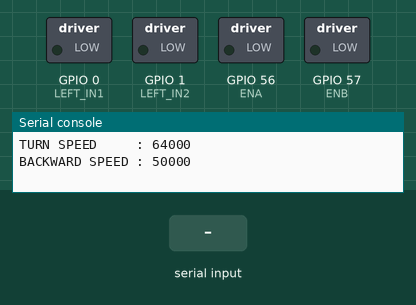
A program run on a simulated ESP32 board running MicroPython. Parts: switched loads named in the program (green lamp = pin HIGH), the last lines printed to the serial console. The test bench sets the inputs (shaded band).

Above: at 1.2 s.
1.3 s: "F" received over the second serial link
At 2.5 s:
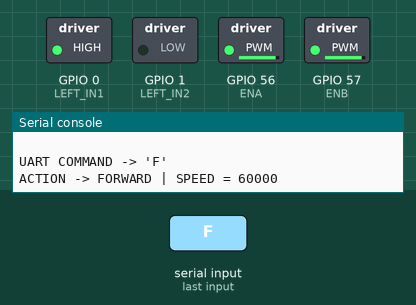
2.8 s: "B" received over the second serial link
At 4.0 s:
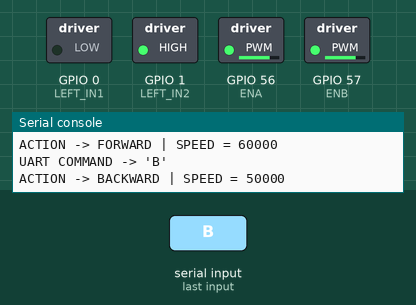
4.3 s: "L" received over the second serial link
At 5.0 s:
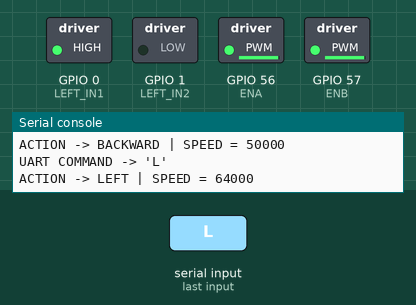
5.8 s: "R" received over the second serial link
At 6.3 s:
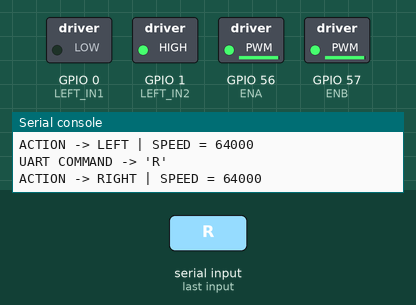
Timing chart, 0 to 8.3 s (numbered marks = the images above; inputs shaded):
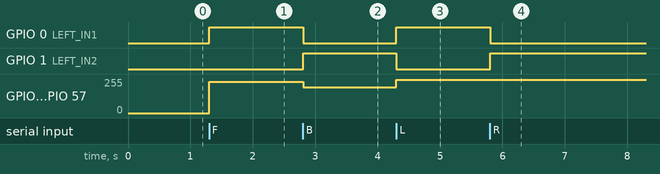

Measured:
- after the input at 1.3 s, GPIO 0 (LEFT_IN1): LOW → HIGH at once; GPIO 56 (ENA), GPIO 57 (ENB): 0/255 → 233/255 at once
- after the input at 2.8 s, GPIO 0 (LEFT_IN1): HIGH → LOW at once; GPIO 1 (LEFT_IN2): LOW → HIGH at once; GPIO 56 (ENA), GPIO 57 (ENB): 233/255 → 195/255 at once
- after the input at 4.3 s, GPIO 0 (LEFT_IN1): LOW → HIGH at once; GPIO 1 (LEFT_IN2): HIGH → LOW at once; GPIO 56 (ENA), GPIO 57 (ENB): 195/255 → 249/255 at once
- after the input at 5.8 s, GPIO 0 (LEFT_IN1): HIGH → LOW at once; GPIO 1 (LEFT_IN2): LOW → HIGH at once

The program:

PYTHON_CAR.py
```python
from machine import UART, Pin, PWM
import time


# ============================================================
# UART1 - ESP32 COMMUNICATION
# ============================================================

# STM32H563 MicroPython build uses the predefined UART1 pins.
#
# UART1:
# PA9  -> TX
# PA10 -> RX
#
# ESP32 TX must connect to STM32 PA10
# ESP32 RX must connect to STM32 PA9

uart = UART(1, 115200)

print()
print("========================================")
print("   STM32H563 CAR CONTROLLER")
print("========================================")
print("UART1 : 115200 baud")
print("TX    : PA9")
print("RX    : PA10")
print("========================================")


# ============================================================
# MOTOR DRIVER
# ============================================================

# ENA / ENB
# These are PWM pins.

ENA = PWM(Pin('A6'))
ENB = PWM(Pin('A7'))

# PWM frequency
ENA.freq(1000)
ENB.freq(1000)


# ============================================================
# MOTOR DIRECTION PINS
# ============================================================

# LEFT MOTOR
LEFT_IN1 = Pin('B0', Pin.OUT)
LEFT_IN2 = Pin('B1', Pin.OUT)

# RIGHT MOTOR
RIGHT_IN1 = Pin('C0', Pin.OUT)
RIGHT_IN2 = Pin('C1', Pin.OUT)


# ============================================================
# MOTOR SPEED
# ============================================================

# duty_u16 range:
#
# 0     = 0%
# 32768 = 50%
# 65535 = 100%
#
# ------------------------------------------------------------
# STRAIGHT SPEED
# ------------------------------------------------------------

STRAIGHT_SPEED = 60000
# Approximately 91.6%


# ------------------------------------------------------------
# TURNING SPEED
# ------------------------------------------------------------

TURN_SPEED = 64000
# Approximately 95.0%


# ------------------------------------------------------------
# BACKWARD SPEED
# ------------------------------------------------------------

BACKWARD_SPEED = 50000
# Approximately 76.3%


# ============================================================
# PWM SPEED FUNCTION
# ============================================================

def set_speed(speed):

    if speed < 0:
        speed = 0

    if speed > 65535:
        speed = 65535

    ENA.duty_u16(speed)
    ENB.duty_u16(speed)


# ============================================================
# STOP CAR
# ============================================================

def stop_car():

    # Stop PWM
    ENA.duty_u16(0)
    ENB.duty_u16(0)

    # Stop left motor
    LEFT_IN1.value(0)
    LEFT_IN2.value(0)

    # Stop right motor
    RIGHT_IN1.value(0)
    RIGHT_IN2.value(0)

    print("ACTION -> STOP")


# ============================================================
# FORWARD
# ============================================================

def move_forward():

    # Left motor forward
    LEFT_IN1.value(1)
    LEFT_IN2.value(0)

    # Right motor forward
    RIGHT_IN1.value(1)
    RIGHT_IN2.value(0)

    # STRAIGHT SPEED
    set_speed(STRAIGHT_SPEED)

    print(
        "ACTION -> FORWARD | SPEED =",
        STRAIGHT_SPEED
    )


# ============================================================
# BACKWARD
# ============================================================

def move_backward():

    # Left motor backward
    LEFT_IN1.value(0)
    LEFT_IN2.value(1)

    # Right motor backward
    RIGHT_IN1.value(0)
    RIGHT_IN2.value(1)

    # BACKWARD SPEED
    set_speed(BACKWARD_SPEED)

    print(
        "ACTION -> BACKWARD | SPEED =",
        BACKWARD_SPEED
    )


# ============================================================
# TURN LEFT
# ============================================================

def turn_left():

    # Left motor backward
    LEFT_IN1.value(0)
    LEFT_IN2.value(1)

    # Right motor forward
    RIGHT_IN1.value(1)
    RIGHT_IN2.value(0)

    # TURN SPEED
    set_speed(TURN_SPEED)

    print(
        "ACTION -> LEFT | SPEED =",
        TURN_SPEED
    )


# ============================================================
# TURN RIGHT
# ============================================================

def turn_right():

    # Left motor forward
    LEFT_IN1.value(1)
    LEFT_IN2.value(0)

    # Right motor backward
    RIGHT_IN1.value(0)
    RIGHT_IN2.value(1)

    # TURN SPEED
    set_speed(TURN_SPEED)

    print(
        "ACTION -> RIGHT | SPEED =",
        TURN_SPEED
    )


# ============================================================
# SAFE STARTUP
# ============================================================

stop_car()

print("CAR READY")
print("Waiting for commands...")
print()
print("F = Forward")
print("B = Backward")
print("L = Left")
print("R = Right")
print("S = Stop")
print()
print("STRAIGHT SPEED :", STRAIGHT_SPEED)
print("TURN SPEED     :", TURN_SPEED)
print("BACKWARD SPEED :", BACKWARD_SPEED)
print()


# ============================================================
# MAIN CONTROL LOOP
# ============================================================

try:

    while True:

        # Check if ESP32 sent something
        if uart.any():

            data = uart.read(1)

            if data:

                try:
                    command = data.decode('utf-8').upper()

                except:
                    command = ''

                if command:

                    print(
                        "UART COMMAND ->",
                        repr(command)
                    )


                    # ----------------------------------------
                    # FORWARD
                    # ----------------------------------------

                    if command == 'F':

                        move_forward()


                    # ----------------------------------------
                    # BACKWARD
                    # ----------------------------------------

                    elif command == 'B':

                        move_backward()


                    # ----------------------------------------
                    # LEFT
                    # ----------------------------------------

                    elif command == 'L':

                        turn_left()


                    # ----------------------------------------
                    # RIGHT
                    # ----------------------------------------

                    elif command == 'R':

                        turn_right()


                    # ----------------------------------------
                    # STOP
                    # ----------------------------------------

                    elif command == 'S':

                        stop_car()


                    # ----------------------------------------
                    # UNKNOWN COMMAND
                    # ----------------------------------------

                    else:

                        print(
                            "WARNING -> Unknown command:",
                            repr(command)
                        )


        time.sleep_ms(10)


# ============================================================
# EMERGENCY STOP
# ============================================================

except KeyboardInterrupt:

    stop_car()

    print()
    print("========================================")
    print("CAR CONTROLLER STOPPED")
    print("MOTORS DISABLED")
    print("========================================")
```
